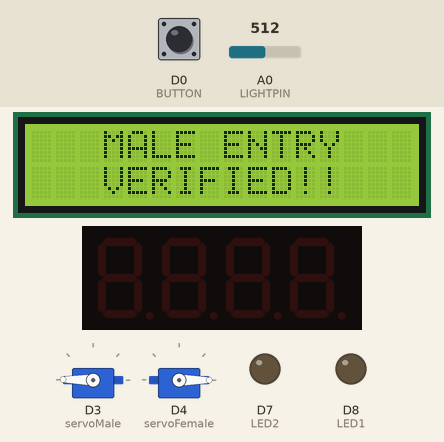
The sketch below on a simulated ESP8266 (NodeMCU). Shown: 16×2 character LCD, 2 × servo, 4-digit seven-segment display, output pins drawn as LEDs (lit = HIGH). The inputs (shaded band) are chosen by the test bench; at power-on: A0 (LIGHTPIN) = 512, D0 (BUTTON) LOW. WiFi joins after 1.5 s; servers stay silent unless stated; what the sketch prints to the serial monitor is not drawn.

Above: at 2.7 s.
2.8 s: A0 (LIGHTPIN) set to 136
At 9.5 s:
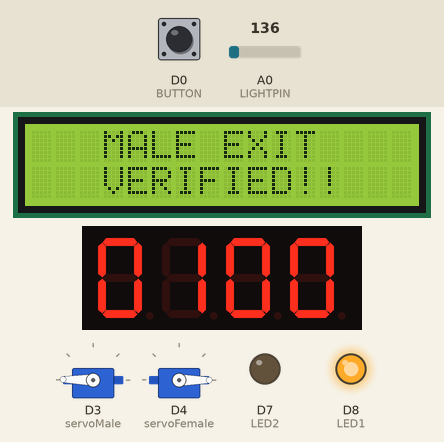
15.1 s: A0 (LIGHTPIN) set to 120
At 16.7 s:
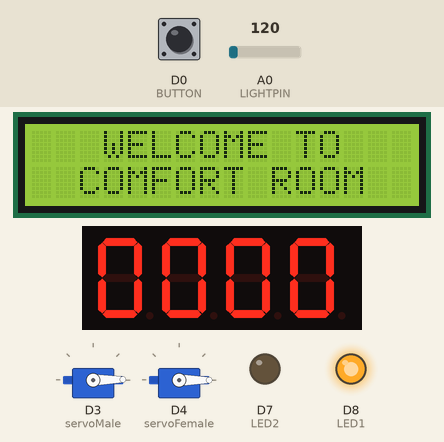
22.1 s: D0 (BUTTON) pulled HIGH for 3 s
At 22.7 s:
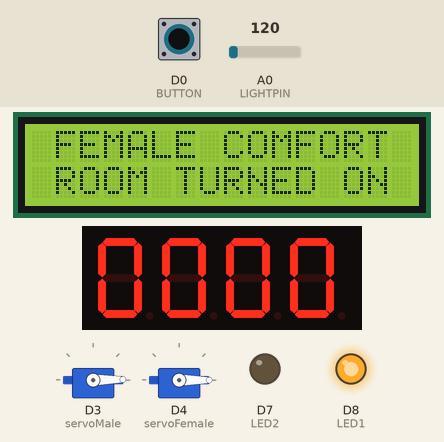
29.1 s: A0 (LIGHTPIN) set to 140
At 30.3 s:
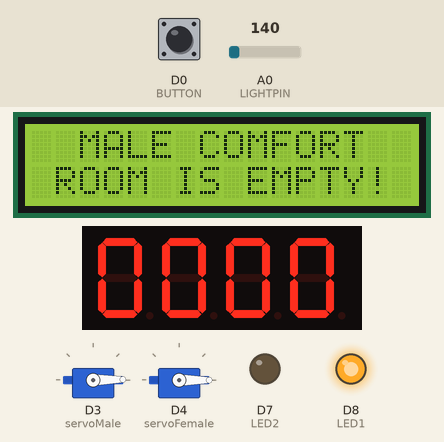
36.6 s: D0 (BUTTON) pulled HIGH for 3 s
At 39.3 s:
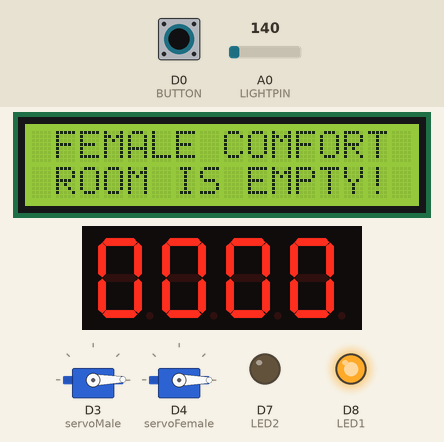
45.7 s: A0 (LIGHTPIN) set to 262
52.7 s: A0 (LIGHTPIN) set to 297
At 54.7 s:
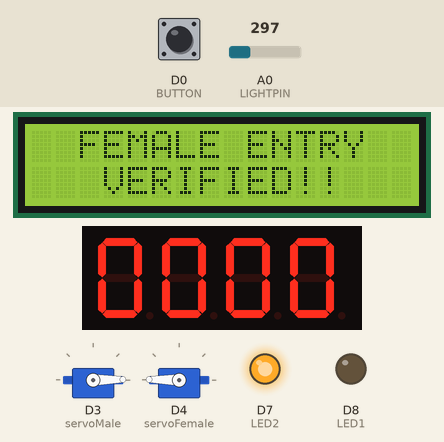
Timing chart, 0 to 62.6 s (numbered marks = the images above; inputs shaded):
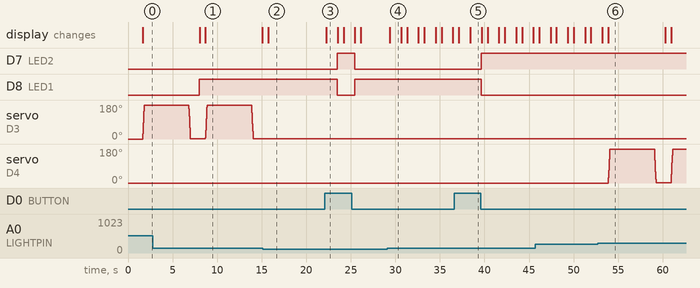

The sketch:

Based_Comfort_Room_Occupancy_Monitoring_System_Using_NodeMCU.ino
```cpp
/*
IOT BASED COMFORT ROOM OCCUPANCY MONITORING SYSTEM
BY: GOPOLE, KHYLE MATTHEW P.
*/

// This project demonstrates a Comfort Room Occupancy Monitoring System for Both Male and Female Sexes.
// An IoT feature is integrated to the system by utilizing ThingSpeak API and a WiFi connection for the
// writing of data to the ThingSpeak Channel.
// A NodeMCU ESP8266 Microcontroller was used to develop the system due to its WiFi feature that is absent
// from the Arduino UNO R3 Microcontroller utilized in other projects.

//Include Essential Libraries
#include <TM1637Display.h> //Library for 4DSSD
#include <LiquidCrystal_I2C.h> //Library for LCD 1602 Module
#include <Wire.h> //Library needed for LCD
#include <Servo.h> //Library for SG90 (Servo Motor Module)

//Module connection pins (Digital Pins)
#define CLK D5
#define DIO D6

// INITIALIZE EACH SEGMENT OF THE 4-DIGIT 7-SEGMENT DISPLAY MODULE
const uint8_t SEG_DONE[] = {
    SEG_B | SEG_C | SEG_D | SEG_E | SEG_G,           // d
    SEG_A | SEG_B | SEG_C | SEG_D | SEG_E | SEG_F,   // O
    SEG_C | SEG_E | SEG_G,                           // n
    SEG_A | SEG_D | SEG_E | SEG_F | SEG_G            // E
    };

//Set the LCD address to 0x27 for 16 characters and 2 line display
LiquidCrystal_I2C lcd(0x27, 16, 2);
//Set the Servo Motor Objects for the Two Comfort Room Gates (Male - Female)
Servo servoMale;
Servo servoFemale;
//Set object for TM1367 4-digit 7-segment Display
TM1637Display display(CLK, DIO);

// Create Variables for the Button
const int BUTTON = D0;
int theButton = 0;
// Create a Variable for the Sensor Value
int light;

const int LED1 = D8; //Male LED
const int LED2 = D7; //Female LED

// Create Constant Variables for the System
const int LIGHTPIN = A0;
const int ENTRY_THRESHOLD = 280;
const int EXIT_THRESHOLD = 130;
const int MAX = 9;

//Variables for Number of Person Per Comfort Room (Male - Female)
int males;
int females;

// Create Constant Variables for the Delay Variations
const int del = 1000;
const int delDoor = 5000;
const int delMess = 1250;

// Flag Variable to check activated comfort room
bool isMale;

// INCLUDE LIBRARIES FOR THE WIFI FUNCTIONALITY OF THE NODEMCU ESP8266
#include <ESP8266WiFi.h>
#include <ThingSpeak.h>
#include <WiFiClient.h>

const char *myWriteAPIKey = "39WZ30I3KSEZ28KX"; // Enter your Write API key from ThingSpeak
unsigned long myChannelNumber = 2110764; // Enter the channel number from ThingSpeak
const char *ssid =  "Remi's Phone S22+"; // Enter the ID of the WiFi to be connected to
const char *pass =  "hellohowareyou"; // Enter the WiFi password where the system will connect to
const char* server = "api.thingspeak.com"; // Initialize the ThingSpeak http server

// Create an Object for the WiFi Client connection
WiFiClient client;

// SETUP
void setup()
{
  // SET PINMODES FOR THE INPUT AND OUTPUT COMPONENTS
  pinMode(BUTTON, INPUT);
  pinMode(LED1, OUTPUT);
  pinMode(LED2, OUTPUT);
  lcd.begin(); //Start the LCD
  //Turn on the backlight of the LCD
  lcd.backlight();
  lcd.clear();

  //Indicate Pin Number of Servo Motor
  servoMale.attach(D3);
  servoFemale.attach(D4);

  //Set the initial angular position of the motor's arm as the reference angle (0 degrees)
  servoMale.write(0);
  servoFemale.write(0);

  // Initialize Variables with their Default Values
  males = 0;
  females = 0;
  isMale = true;

  // Use Serial Monitor to Verify Connection with the WiFi and ThingSpeak API
  Serial.begin(115200);
  delay(10);
  Serial.println("Connecting to ");
  Serial.println(ssid);
  WiFi.begin(ssid, pass);
  while (WiFi.status() != WL_CONNECTED)
  {
    delay(500);
    Serial.print(".");
  }
  Serial.println("");
  Serial.println("WiFi connected");
  ThingSpeak.begin(client);
}

// MAIN LOOP
void loop()
{
  Preamble();
  light = CheckPrompt(&isMale);
  if (light >= ENTRY_THRESHOLD)
    Entry(&males, &females, &isMale);
  else if (light >= EXIT_THRESHOLD)
    Exit(&males, &females, &isMale);
  Operation(&males, &females, &isMale);
  delay(600);
}

// FUNCTION FOR THE WELCOME MESSAGE IN IDLE
void Preamble()
{
  lcd.setCursor(0,0);
  lcd.print("   WELCOME TO   ");
  lcd.setCursor(0,1);
  lcd.print("  COMFORT ROOM  ");
}

// FUNCTION TO CHECK IF OPERATION IS MODIFIED IN THE COMFORT ROOM (MALE OR FEMALE)
int CheckPrompt(bool *isMale)
{
  // Read from the button
  theButton = digitalRead(BUTTON);
  // If button is pressed while Male Comfort Room is Activated, Transition to Female Comfort Room for Activation
  if (theButton == HIGH && *isMale == true)
  {
    *isMale = false;
    lcd.setCursor(0,0);
    lcd.print(" FEMALE COMFORT ");
    lcd.setCursor(0,1);
    lcd.print(" ROOM TURNED ON ");
    delay(1250);
    lcd.clear();
  }
  // If button is pressed while Female Comfort Room is Activated, Transition to Male Comfort Room Activation
  else if (theButton == HIGH && *isMale == false)
  {
    *isMale = true;
    lcd.setCursor(0,0);
    lcd.print("  MALE COMFORT  ");
    lcd.setCursor(0,1);
    lcd.print(" ROOM TURNED ON ");
    delay(1250);
    lcd.clear();
  }
  // Start Reading from the Photoresistor then return the value
  int theLight = analogRead(LIGHTPIN);
  Serial.println(theLight);
  return theLight;
}

// FUNCTION TO PROMPT ENTRY FOR EITHER MALE OR FEMALE COMFORT ROOM AT A TIME
void Entry(int *males, int *females, bool *isMale)
{
  if (*isMale == true)
  {
    // If Male Comfort Room is not at Maximum Capacity, Verify Entry
    if (*males != MAX)
    {
      *males += 1;
      lcd.setCursor(0,0);
      lcd.print("   MALE ENTRY   ");
      lcd.setCursor(0,1);
      lcd.print("   VERIFIED!!   ");
      GateAccess(*isMale);
      // Write the Updated Data to the ThingSpeak Channel Corresponding to the Male Comfort Room Graph
      ThingSpeak.writeField(myChannelNumber, 1, *males, myWriteAPIKey);
      delay(200);
      lcd.clear();
    }
    else
    {
      // If Male Comfort Room is at Max capacity, Prohibit Entry
      lcd.setCursor(0,0);
      lcd.print("  MALE COMFORT  ");
      lcd.setCursor(0,1);
      lcd.print(" ROOM IS FULL!! ");
      delay(delMess);
      lcd.clear();
    }
  }
  else
  {
    // If Female Comfort Room is not at Maximum Capacity, Verify Entry
    if (*females != MAX)
    {
      *females += 1;
      lcd.setCursor(0,0);
      lcd.print("  FEMALE ENTRY  ");
      lcd.setCursor(0,1);
      lcd.print("   VERIFIED!!   ");
      GateAccess(*isMale);
      // Write the Updated Data to the ThingSpeak Channel Corresponding to the Female Comfort Room Graph
      ThingSpeak.writeField(myChannelNumber, 2, *females, myWriteAPIKey);
      delay(200);
      lcd.clear();
    }
    else
    {
      // If Female Comfort Room is at Maximum Capacity, Prohibit Entry
      lcd.setCursor(0,0);
      lcd.print(" FEMALE COMFORT ");
      lcd.setCursor(0,1);
      lcd.print(" ROOM IS FULL!! ");
      delay(delMess);
      lcd.clear();
    }
  }
}

// FUNCTION TO PROMPT EXIT FOR EITHER COMFORT ROOM AT A TIME
void Exit(int *males, int *females, bool *isMale)
{
  if (*isMale == true)
  {
    // If Male Comfort Room is Not Empty, Verify Exit
    if (*males != 0)
    {
      *males -= 1;
      lcd.setCursor(0,0);
      lcd.print("   MALE EXIT    ");
      lcd.setCursor(0,1);
      lcd.print("   VERIFIED!!   ");
      GateAccess(*isMale);
      // Write the Updated Data to the ThingSpeak Channel Corresponding to the Male Comfort Room Graph
      ThingSpeak.writeField(myChannelNumber, 1, *males, myWriteAPIKey);
      delay(200);
      lcd.clear();
    }
    else
    {
      // If Male Comfort Room is Empty, Prohibit Exit
      lcd.setCursor(0,0);
      lcd.print("  MALE COMFORT  ");
      lcd.setCursor(0,1);
      lcd.print(" ROOM IS EMPTY! ");
      delay(delMess);
      lcd.clear();
    }
  }
  else
  {
    // If Female Comfort Room is not Empty, Verify Exit
    if (*females != 0)
    {
      *females -= 1;
      lcd.setCursor(0,0);
      lcd.print("  FEMALE EXIT   ");
      lcd.setCursor(0,1);
      lcd.print("   VERIFIED!!   ");
      GateAccess(*isMale);
      // Write the Updated Data to the ThingSpeak Channel Corresponding to the Female Comfort Room Graph
      ThingSpeak.writeField(myChannelNumber, 2, *females, myWriteAPIKey);
      delay(200);
      lcd.clear();
    }
    else
    {
      // If Female Comfort Room is Empty, Prohibit Exit
      lcd.setCursor(0,0);
      lcd.print(" FEMALE COMFORT ");
      lcd.setCursor(0,1);
      lcd.print(" ROOM IS EMPTY! ");
      delay(delMess);
      lcd.clear();
    }
  }
}

// FUNCTION TO OPERATE THE SERVO MOTOR FOR GATE OPENING AND CLOSING
void GateAccess(bool &isMale)
{
  int rotDis = 180;
  // If the Flag is True, Operate the Male Comfort Room Gate
  if (isMale)
  {
    for (int i = 0; i < rotDis; i++)
    {
      servoMale.write(i);
      delay(1);
    }
    delay(delDoor);
    for (int i = rotDis; i > 0; i--)
    {
      servoMale.write(i);
      delay(1);
    }
    delay(del/2);
  }
  else
  {
    // If Flag is False, Operate Female Comfort Room Gate
   for (int j = 0; j < rotDis; j++)
   {
     servoFemale.write(j);
     delay(1);
   }
   delay(delDoor);
   for (int j = rotDis; j > 0; j--)
   {
     servoFemale.write(j);
     delay(1);
   }
   delay(del/2);
  }
}

// FUNCTION FOR THE OVERALL OPERATION OF THE LOGIC FOR THE COMFORT ROOM CAPACITY DISPLAY USING 4-DIGIT 7-SEGMENT DISPLAY MODULE
void Operation(int *males, int *females, bool *isMale)
{
  // Activate LED Corresponding to Male Comfort Room
  if (*isMale)
  {
    digitalWrite(LED1, HIGH);
    digitalWrite(LED2, LOW);
  }
  else
  {
    // Activate LED Corresponding to Female Comfort Room
    digitalWrite(LED1, LOW);
    digitalWrite(LED2, HIGH);
  }
  // Initialize Variables for Each Digit of the 4-Digit 7-Segment Display
  int num1;
  int num2;
  int num3;
  int num4;

  // Extract Each Digit from the Number of Capacity in the Male Comfort Room
  if (*males >= 10)
  {
    num1 = *males / 10;
    num2 = *males % 10;
  }
  else
  {
    num1 = 0;
    num2 = *males;
  }
  // Extract Each Digit from the Number of Capacity in the Female Comfort Room
  if (*females >= 10)
  {
    num3 = *females / 10;
    num4 = *females % 10;
  }
  else
  {
    num3 = 0;
    num4 = *females;
  }
  // Initialize the Memory Segments for the 4-Digit 7-Segment Display
  uint8_t data[] = { 0xff, 0xff, 0xff, 0xff };
  uint8_t blank[] = { 0x00, 0x00, 0x00, 0x00 };
  // Set the Brightness for the 7-Segment Display (0 dimmest, 7 brightest, Recommended is 2)
  display.setBrightness(2);

  // Encode Each of the Extracted Digit from the Capacities in Either Comfort Room (Format: data 0123)
  data[0] = display.encodeDigit(num1);
  data[1] = display.encodeDigit(num2);
  data[2] = display.encodeDigit(num3);
  data[3] = display.encodeDigit(num4);
  // Display the Encoded Digits
  display.setSegments(data);
}
```

Measured:
- the behaviour switches between 130 and 129 on A0 (LIGHTPIN) (found by bisection; images 1 and 2)
- the behaviour switches between 279 and 280 on A0 (LIGHTPIN) (found by bisection; images 5 and 6)
- after the input at 2.8 s, the display: first differs from a run without the input after 5.9 s (image 1)
- after the input at 15.1 s, the display: changes after 0.62 s (image 2)
- after the input at 22.1 s, D7 (LED2): LOW → HIGH after 1.4 s, → LOW 1.9 s later; D8 (LED1): HIGH → LOW after 1.4 s, → HIGH 1.9 s later; the display: changes after 0.15 s (image 3)
- after the input at 29.1 s, the display: changes after 0.28 s (image 4)
- after the input at 36.6 s, D7 (LED2): LOW → HIGH after 3.1 s; D8 (LED1): HIGH → LOW after 3.1 s; the display: first changes after 0.52 s (image 5 shows a later state)
- after the input at 52.7 s, the display: first differs from a run without the input after 1.2 s (image 6)
